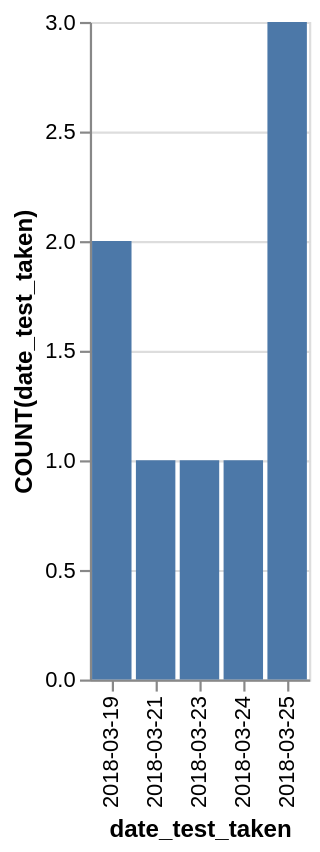

The specification (Vega-Lite) saved for this image:
### Vega-Lite specification from a JSON file in a GitHub repository (floating-point values rounded to 4 significant figures)
{"data": {"values": [{"x_data": "2018-03-19", "y_data": 2}, {"x_data": "2018-03-21", "y_data": 1}, {"x_data": "2018-03-23", "y_data": 1}, {"x_data": "2018-03-24", "y_data": 1}, {"x_data": "2018-03-25", "y_data": 3}]}, "mark": "bar", "encoding": {"x": {"field": "x_data", "type": "nominal", "title": "date_test_taken", "sort": "ascending"}, "y": {"field": "y_data", "type": "quantitative", "title": "COUNT(date_test_taken)"}}}
